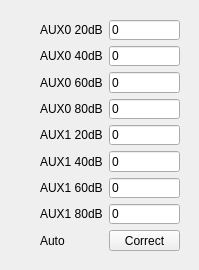
       <widget class="QWidget" name="tab_11">
        <attribute name="title">
         <string>Offset</string>
        </attribute>
        <widget class="QWidget" name="formLayoutWidget_6">
         <property name="geometry">
          <rect>
           <x>30</x>
           <y>10</y>
           <width>160</width>
           <height>251</height>
          </rect>
         </property>
         <layout class="QFormLayout" name="formLayout_6">
          <property name="margin">
           <number>10</number>
          </property>
          <item row="0" column="1">
           <widget class="QLineEdit" name="editOffsetAux0_0">
            <property name="text">
             <string>0</string>
            </property>
           </widget>
          </item>
          <item row="0" column="0">
           <widget class="QLabel" name="label_44">
            <property name="text">
             <string>AUX0 20dB</string>
            </property>
           </widget>
          </item>
          <item row="4" column="1">
           <widget class="QLineEdit" name="editOffsetAux1_0">
            <property name="text">
             <string>0</string>
            </property>
           </widget>
          </item>
          <item row="4" column="0">
           <widget class="QLabel" name="label_45">
            <property name="text">
             <string>AUX1 20dB</string>
            </property>
           </widget>
          </item>
          <item row="1" column="0">
           <widget class="QLabel" name="label_51">
            <property name="text">
             <string>AUX0 40dB</string>
            </property>
           </widget>
          </item>
          <item row="1" column="1">
           <widget class="QLineEdit" name="editOffsetAux0_1">
            <property name="text">
             <string>0</string>
            </property>
           </widget>
          </item>
          <item row="2" column="1">
           <widget class="QLineEdit" name="editOffsetAux0_2">
            <property name="text">
             <string>0</string>
            </property>
           </widget>
          </item>
          <item row="3" column="1">
           <widget class="QLineEdit" name="editOffsetAux0_3">
            <property name="text">
             <string>0</string>
            </property>
           </widget>
          </item>
          <item row="2" column="0">
           <widget class="QLabel" name="label_52">
            <property name="text">
             <string>AUX0 60dB</string>
            </property>
           </widget>
          </item>
          <item row="3" column="0">
           <widget class="QLabel" name="label_53">
            <property name="text">
             <string>AUX0 80dB</string>
            </property>
           </widget>
          </item>
          <item row="5" column="1">
           <widget class="QLineEdit" name="editOffsetAux1_1">
            <property name="text">
             <string>0</string>
            </property>
           </widget>
          </item>
          <item row="6" column="1">
           <widget class="QLineEdit" name="editOffsetAux1_2">
            <property name="text">
             <string>0</string>
            </property>
           </widget>
          </item>
          <item row="5" column="0">
           <widget class="QLabel" name="label_54">
            <property name="text">
             <string>AUX1 40dB</string>
            </property>
           </widget>
          </item>
          <item row="6" column="0">
           <widget class="QLabel" name="label_55">
            <property name="text">
             <string>AUX1 60dB</string>
            </property>
           </widget>
          </item>
          <item row="7" column="0">
           <widget class="QLabel" name="label_56">
            <property name="text">
             <string>AUX1 80dB</string>
            </property>
           </widget>
          </item>
          <item row="7" column="1">
           <widget class="QLineEdit" name="editOffsetAux1_3">
            <property name="text">
             <string>0</string>
            </property>
           </widget>
          </item>
          <item row="8" column="0">
           <widget class="QLabel" name="label_43">
            <property name="text">
             <string>Auto</string>
            </property>
           </widget>
          </item>
          <item row="8" column="1">
           <widget class="QPushButton" name="btnOffset">
            <property name="text">
             <string>Correct</string>
            </property>
           </widget>
          </item>
         </layout>
        </widget>
       </widget>
